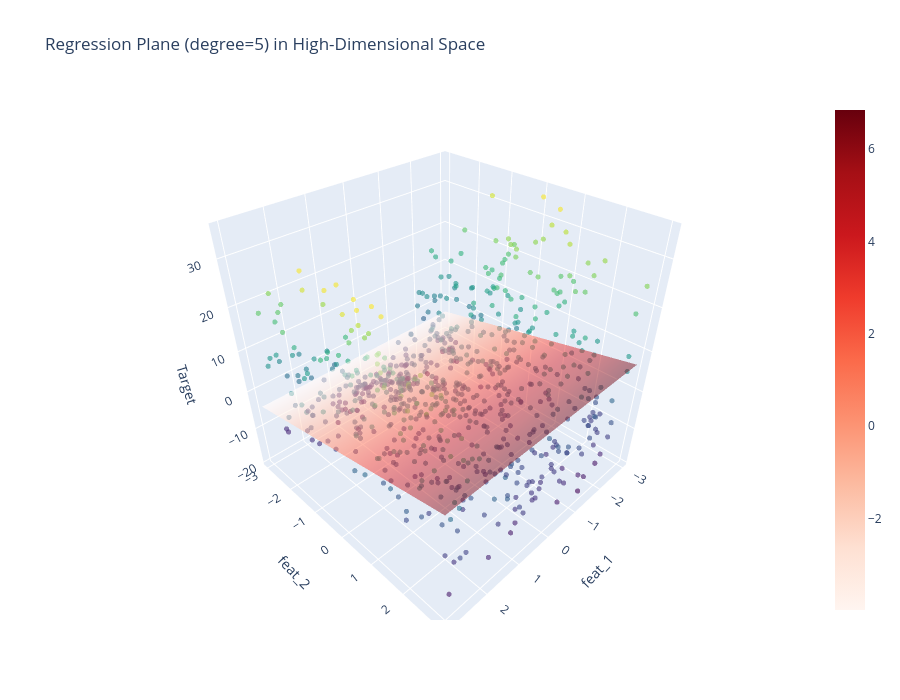

Notebook cell for this chart:
### Markdown cell above
## 3D Regression Plane

### Code cell
DEGREE = grid.best_params_['poly__degree']

poly = PolynomialFeatures(degree=DEGREE, include_bias=False)
X_poly = poly.fit_transform(X_train)

best_model = grid.best_estimator_['model']
reg_high = LinearRegression().fit(X_poly, y_train)

feat_a, feat_b = 0, 1

a_range = np.linspace(X_poly[:, feat_a].min(), X_poly[:, feat_a].max(), 30)
b_range = np.linspace(X_poly[:, feat_b].min(), X_poly[:, feat_b].max(), 30)
a_grid, b_grid = np.meshgrid(a_range, b_range)

grid_points = np.zeros((30 * 30, X_poly.shape[1]))
grid_points[:, feat_a] = a_grid.ravel()
grid_points[:, feat_b] = b_grid.ravel()

mean_vals = X_poly.mean(axis=0)
for i in range(X_poly.shape[1]):
    if i not in [feat_a, feat_b]:
        grid_points[:, i] = mean_vals[i]

z_pred = reg_high.predict(grid_points).reshape(30, 30)

fig = go.Figure()

fig.add_trace(go.Scatter3d(
    x=X_poly[:, feat_a], y=X_poly[:, feat_b], z=y_train.values,
    mode='markers',
    marker=dict(size=3, color=y_train.values, colorscale='Viridis', opacity=0.6),
    name='Data points'
))

fig.add_trace(go.Surface(
    x=a_grid, y=b_grid, z=z_pred,
    colorscale='Reds', opacity=0.5,
    name='Regression plane'
))

feature_names_poly = poly.get_feature_names_out()
fig.update_layout(
    scene=dict(
        xaxis_title=feature_names_poly[feat_a],
        yaxis_title=feature_names_poly[feat_b],
        zaxis_title='Target'
    ),
    height=700, width=900,
    title=f'Regression Plane (degree={DEGREE}) in High-Dimensional Space'
)
fig.show()

### Figure 1 — Plotly figure (JSON) as saved in the notebook; plotly's stock layout.template omitted (floating-point values rounded to 4 significant figures; data arrays with more than 128 entries replaced by an {"elided": "..."} marker saying what was removed)
{"data": [{"marker": {"color": {"elided": "800 float values"}, "colorscale": [[0, "#440154"], [0.1111, "#482878"], [0.2222, "#3e4989"], [0.3333, "#31688e"], [0.4444, "#26828e"], [0.5556, "#1f9e89"], [0.6667, "#35b779"], [0.7778, "#6ece58"], [0.8889, "#b5de2b"], [1, "#fde725"]], "opacity": 0.6, "size": 3}, "mode": "markers", "name": "Data points", "type": "scatter3d", "x": {"elided": "800 float values"}, "y": {"elided": "800 float values"}, "z": {"elided": "800 float values"}}, {"colorscale": [[0, "rgb(255,245,240)"], [0.125, "rgb(254,224,210)"], [0.25, "rgb(252,187,161)"], [0.375, "rgb(252,146,114)"], [0.5, "rgb(251,106,74)"], [0.625, "rgb(239,59,44)"], [0.75, "rgb(203,24,29)"], [0.875, "rgb(165,15,21)"], [1, "rgb(103,0,13)"]], "name": "Regression plane", "opacity": 0.5, "type": "surface", "x": {"elided": "30x30 float values"}, "y": {"elided": "30x30 float values"}, "z": {"elided": "30x30 float values"}}], "layout": {"height": 700, "scene": {"xaxis": {"title": {"text": "feat_1"}}, "yaxis": {"title": {"text": "feat_2"}}, "zaxis": {"title": {"text": "Target"}}}, "title": {"text": "Regression Plane (degree=5) in High-Dimensional Space"}, "width": 900}}
